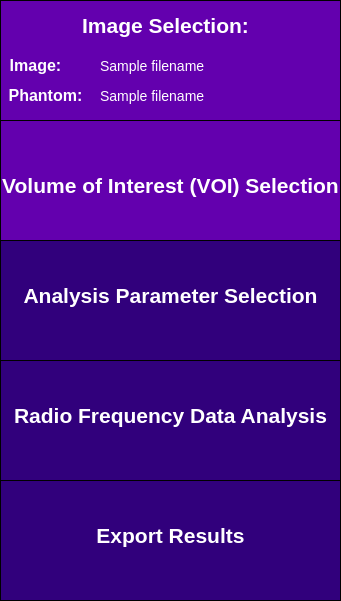
       <widget class="QWidget" name="sidebar" native="true">
        <property name="minimumSize">
         <size>
          <width>341</width>
          <height>601</height>
         </size>
        </property>
        <property name="maximumSize">
         <size>
          <width>241</width>
          <height>601</height>
         </size>
        </property>
        <property name="toolTip">
         <string>&lt;html&gt;&lt;head/&gt;&lt;body&gt;&lt;p&gt;&lt;br/&gt;&lt;/p&gt;&lt;/body&gt;&lt;/html&gt;</string>
        </property>
        <property name="styleSheet">
         <string notr="true">QWidget {
	background-color: rgb(28, 0, 101);
}</string>
        </property>
        <widget class="QFrame" name="imageSelectionSidebar">
         <property name="geometry">
          <rect>
           <x>0</x>
           <y>0</y>
           <width>341</width>
           <height>121</height>
          </rect>
         </property>
         <property name="minimumSize">
          <size>
           <width>341</width>
           <height>121</height>
          </size>
         </property>
         <property name="maximumSize">
          <size>
           <width>341</width>
           <height>121</height>
          </size>
         </property>
         <property name="styleSheet">
          <string notr="true">QFrame {
	background-color: rgb(99, 0, 174);
	border: 1px solid black;
}</string>
         </property>
         <property name="frameShape">
          <enum>QFrame::StyledPanel</enum>
         </property>
         <property name="frameShadow">
          <enum>QFrame::Raised</enum>
         </property>
         <widget class="QLabel" name="imageSelectionLabelSidebar">
          <property name="geometry">
           <rect>
            <x>70</x>
            <y>0</y>
            <width>191</width>
            <height>51</height>
           </rect>
          </property>
          <property name="styleSheet">
           <string notr="true">QLabel {
	font-size: 21px;
	color: rgb(255, 255, 255);
	background-color: rgba(255, 255, 255, 0);
	border: 0px;
	font-weight: bold;
}</string>
          </property>
          <property name="text">
           <string>Image Selection:</string>
          </property>
          <property name="alignment">
           <set>Qt::AlignCenter</set>
          </property>
         </widget>
         <widget class="QLabel" name="imageLabel">
          <property name="geometry">
           <rect>
            <x>-60</x>
            <y>40</y>
            <width>191</width>
            <height>51</height>
           </rect>
          </property>
          <property name="styleSheet">
           <string notr="true">QLabel {
	font-size: 16px;
	color: rgb(255, 255, 255);
	background-color: rgba(255, 255, 255, 0);
	border: 0px;
	font-weight: bold;
}</string>
          </property>
          <property name="text">
           <string>Image:</string>
          </property>
          <property name="alignment">
           <set>Qt::AlignCenter</set>
          </property>
         </widget>
         <widget class="QLabel" name="phantomLabel">
          <property name="geometry">
           <rect>
            <x>-50</x>
            <y>70</y>
            <width>191</width>
            <height>51</height>
           </rect>
          </property>
          <property name="styleSheet">
           <string notr="true">QLabel {
	font-size: 16px;
	color: rgb(255, 255, 255);
	background-color: rgba(255, 255, 255, 0);
	border: 0px;
	font-weight: bold
}</string>
          </property>
          <property name="text">
           <string>Phantom:</string>
          </property>
          <property name="alignment">
           <set>Qt::AlignCenter</set>
          </property>
         </widget>
         <widget class="QLabel" name="phantomPathInput">
          <property name="geometry">
           <rect>
            <x>100</x>
            <y>70</y>
            <width>241</width>
            <height>51</height>
           </rect>
          </property>
          <property name="styleSheet">
           <string notr="true">QLabel {
	font-size: 14px;
	color: rgb(255, 255, 255);
	background-color: rgba(255, 255, 255, 0);
	border: 0px;
}</string>
          </property>
          <property name="text">
           <string>Sample filename </string>
          </property>
          <property name="alignment">
           <set>Qt::AlignLeading|Qt::AlignLeft|Qt::AlignVCenter</set>
          </property>
         </widget>
         <widget class="QLabel" name="imagePathInput">
          <property name="geometry">
           <rect>
            <x>100</x>
            <y>40</y>
            <width>241</width>
            <height>51</height>
           </rect>
          </property>
          <property name="styleSheet">
           <string notr="true">QLabel {
	font-size: 14px;
	color: rgb(255, 255, 255);
	background-color: rgba(255, 255, 255, 0);
	border: 0px;
}</string>
          </property>
          <property name="text">
           <string>Sample filename </string>
          </property>
          <property name="alignment">
           <set>Qt::AlignLeading|Qt::AlignLeft|Qt::AlignVCenter</set>
          </property>
         </widget>
        </widget>
        <widget class="QFrame" name="roiSidebar">
         <property name="geometry">
          <rect>
           <x>0</x>
           <y>120</y>
           <width>341</width>
           <height>121</height>
          </rect>
         </property>
         <property name="maximumSize">
          <size>
           <width>341</width>
           <height>121</height>
          </size>
         </property>
         <property name="styleSheet">
          <string notr="true">QFrame {
	background-color: rgb(99, 0, 174);
	border: 1px solid black;
}</string>
         </property>
         <property name="frameShape">
          <enum>QFrame::StyledPanel</enum>
         </property>
         <property name="frameShadow">
          <enum>QFrame::Raised</enum>
         </property>
         <widget class="QLabel" name="roiSidebarLabel">
          <property name="geometry">
           <rect>
            <x>0</x>
            <y>40</y>
            <width>341</width>
            <height>51</height>
           </rect>
          </property>
          <property name="styleSheet">
           <string notr="true">QLabel {
	font-size: 21px;
	color: rgb(255, 255, 255);
	background-color: rgba(255, 255, 255, 0);
	border: 0px;
	font-weight: bold;
}</string>
          </property>
          <property name="text">
           <string>Volume of Interest (VOI) Selection</string>
          </property>
          <property name="alignment">
           <set>Qt::AlignCenter</set>
          </property>
         </widget>
        </widget>
        <widget class="QFrame" name="rfAnalysisSidebar">
         <property name="geometry">
          <rect>
           <x>0</x>
           <y>360</y>
           <width>341</width>
           <height>121</height>
          </rect>
         </property>
         <property name="minimumSize">
          <size>
           <width>341</width>
           <height>121</height>
          </size>
         </property>
         <property name="maximumSize">
          <size>
           <width>341</width>
           <height>121</height>
          </size>
         </property>
         <property name="styleSheet">
          <string notr="true">QFrame {
	background-color:  rgb(49, 0, 124);
	border: 1px solid black;
}</string>
         </property>
         <property name="frameShape">
          <enum>QFrame::StyledPanel</enum>
         </property>
         <property name="frameShadow">
          <enum>QFrame::Raised</enum>
         </property>
         <widget class="QLabel" name="rfAnalysisLabel">
          <property name="geometry">
           <rect>
            <x>0</x>
            <y>30</y>
            <width>341</width>
            <height>51</height>
           </rect>
          </property>
          <property name="styleSheet">
           <string notr="true">QLabel {
	font-size: 21px;
	color: rgb(255, 255, 255);
	background-color: rgba(255, 255, 255, 0);
	border: 0px;
	font-weight: bold;
}</string>
          </property>
          <property name="text">
           <string>Radio Frequency Data Analysis</string>
          </property>
          <property name="alignment">
           <set>Qt::AlignCenter</set>
          </property>
         </widget>
        </widget>
        <widget class="QFrame" name="exportResultsSidebar">
         <property name="geometry">
          <rect>
           <x>0</x>
           <y>480</y>
           <width>341</width>
           <height>121</height>
          </rect>
         </property>
         <property name="minimumSize">
          <size>
           <width>341</width>
           <height>121</height>
          </size>
         </property>
         <property name="maximumSize">
          <size>
           <width>341</width>
           <height>121</height>
          </size>
         </property>
         <property name="styleSheet">
          <string notr="true">QFrame {
	background-color:  rgb(49, 0, 124);
	border: 1px solid black;
}</string>
         </property>
         <property name="frameShape">
          <enum>QFrame::StyledPanel</enum>
         </property>
         <property name="frameShadow">
          <enum>QFrame::Raised</enum>
         </property>
         <widget class="QLabel" name="exportResultsLabel">
          <property name="geometry">
           <rect>
            <x>20</x>
            <y>30</y>
            <width>301</width>
            <height>51</height>
           </rect>
          </property>
          <property name="styleSheet">
           <string notr="true">QLabel {
	font-size: 21px;
	color: rgb(255, 255, 255);
	background-color: rgba(255, 255, 255, 0);
	border: 0px;
	font-weight: bold;
}</string>
          </property>
          <property name="text">
           <string>Export Results</string>
          </property>
          <property name="alignment">
           <set>Qt::AlignCenter</set>
          </property>
         </widget>
        </widget>
        <widget class="QFrame" name="analysisParamsSidebar">
         <property name="geometry">
          <rect>
           <x>0</x>
           <y>240</y>
           <width>341</width>
           <height>121</height>
          </rect>
         </property>
         <property name="maximumSize">
          <size>
           <width>341</width>
           <height>121</height>
          </size>
         </property>
         <property name="styleSheet">
          <string notr="true">QFrame {
	background-color: rgb(49, 0, 124);
	border: 1px solid black;
}</string>
         </property>
         <property name="frameShape">
          <enum>QFrame::StyledPanel</enum>
         </property>
         <property name="frameShadow">
          <enum>QFrame::Raised</enum>
         </property>
         <widget class="QLabel" name="analysisParamsLabel">
          <property name="geometry">
           <rect>
            <x>0</x>
            <y>30</y>
            <width>341</width>
            <height>51</height>
           </rect>
          </property>
          <property name="styleSheet">
           <string notr="true">QLabel {
	font-size: 21px;
	color: rgb(255, 255, 255);
	background-color: rgba(255, 255, 255, 0);
	border: 0px;
	font-weight:bold;
}</string>
          </property>
          <property name="text">
           <string>Analysis Parameter Selection</string>
          </property>
          <property name="alignment">
           <set>Qt::AlignCenter</set>
          </property>
         </widget>
        </widget>
       </widget>
